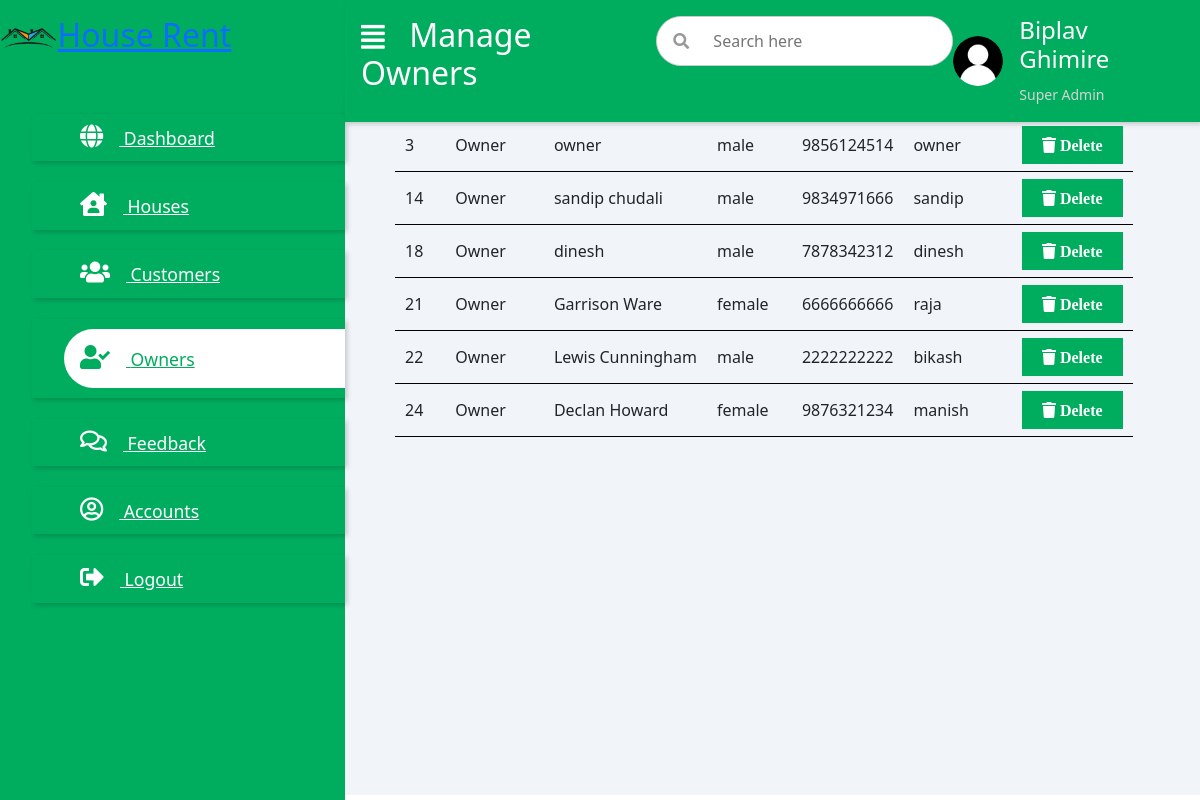
Page /admin/owner.php (signed in) on the committed database.
### tables this page shows
CREATE TABLE `users` (
  `uid` int(11) NOT NULL,
  `usertype` varchar(50) NOT NULL,
  `fullname` varchar(50) NOT NULL,
  `gender` varchar(20) NOT NULL,
  `phone` varchar(20) NOT NULL,
  `email` varchar(45) NOT NULL,
  `username` varchar(25) NOT NULL,
  `password` varchar(45) NOT NULL,
  `ur_id` int(11) DEFAULT NULL
);

### admin/owner.php (the view, shortened to what this page needs)
	<?php
		include 'admin_dashboard.php';
		include 'db_connect.php';
	?>
	<?php
		$ur_id = 2;
		$sql_view_owners = "SELECT * from users AS u INNER JOIN user_roles AS ur ON u.ur_id=ur.ur_id WHERE u.ur_id = ?";
		$stmt = mysqli_stmt_init($conn);
		$view_customer=[];
		if(!mysqli_stmt_prepare($stmt, $sql_view_owners)){
		}else{
			mysqli_stmt_bind_param($stmt, "s",$ur_id);
			mysqli_stmt_execute($stmt);
			$result = mysqli_stmt_get_result($stmt);
			while($row = mysqli_fetch_assoc($result)){
				array_push($view_customer, $row);
			}
		}
	?>
	<table>
		<tr>
			<th>UID</th>
			<th>USERTYPE</th>
			<th>FULLNAME</th>
			<th>GENDER</th>
			<th>PHONE</th>
			<th>USERNAME</th>
			<th> ACTION </th>
		</tr>
		<?php foreach($view_customer as $value) { ?>
		<tr>
			<td><?php echo $value['uid']; ?></td>
			<td><?php echo $value['usertype']; ?></td>
			<td><?php echo $value['fullname']; ?></td>
			<td><?php echo $value['gender']; ?></td>
			<td><?php echo $value['phone']; ?></td>
			<td><?php echo $value['username']; ?></td>
			<td><a onclick='javascript:confirmationDelete($(this));return false;' href="delete_owner.php?uid=<?php echo $value['uid'];  ?>"> <button><i class = 'fas fa-trash'>  Delete</i></button></a></td>
			</tr>
		<?php } ?>
	</table>
</body>
</html>

### admin/assets/css/admin_dashboard.css (style rules this page uses)
* { padding: 0; margin: 0; box-sizing: border-box; list-style-type: none; text-decoration: none; }

### admin/assets/css/change_password.css (style rules this page uses)
button { outline: none !important; border: none; background: transparent; }

### admin/assets/css/manage_houses.css (style rules this page uses)
tr th { text-align: left; padding: 5px 10px; }
tr td { text-align: left; padding: 7px 10px; border-bottom: 1px solid black; }
table { margin-left: 50px; border-collapse: collapse; }
td button { background:#00ad5f; padding: 7px 20px; border: 0px none white; cursor: pointer; font-size: 16px; }
button i { color: white; }

### rows in the picture
users: uid "3", usertype "Owner", fullname "owner", gender "male", phone "9856124514", username "owner"
users: uid "14", usertype "Owner", fullname "sandip chudali", gender "male", phone "9834971666", username "sandip"
users: uid "18", usertype "Owner", fullname "dinesh", gender "male", phone "7878342312", username "dinesh"
users: uid "21", usertype "Owner", fullname "Garrison Ware", gender "female", phone "6666666666", username "raja"
users: uid "22", usertype "Owner", fullname "Lewis Cunningham", gender "male", phone "2222222222", username "bikash"
users: uid "24", usertype "Owner", fullname "Declan Howard", gender "female", phone "9876321234", username "manish"
